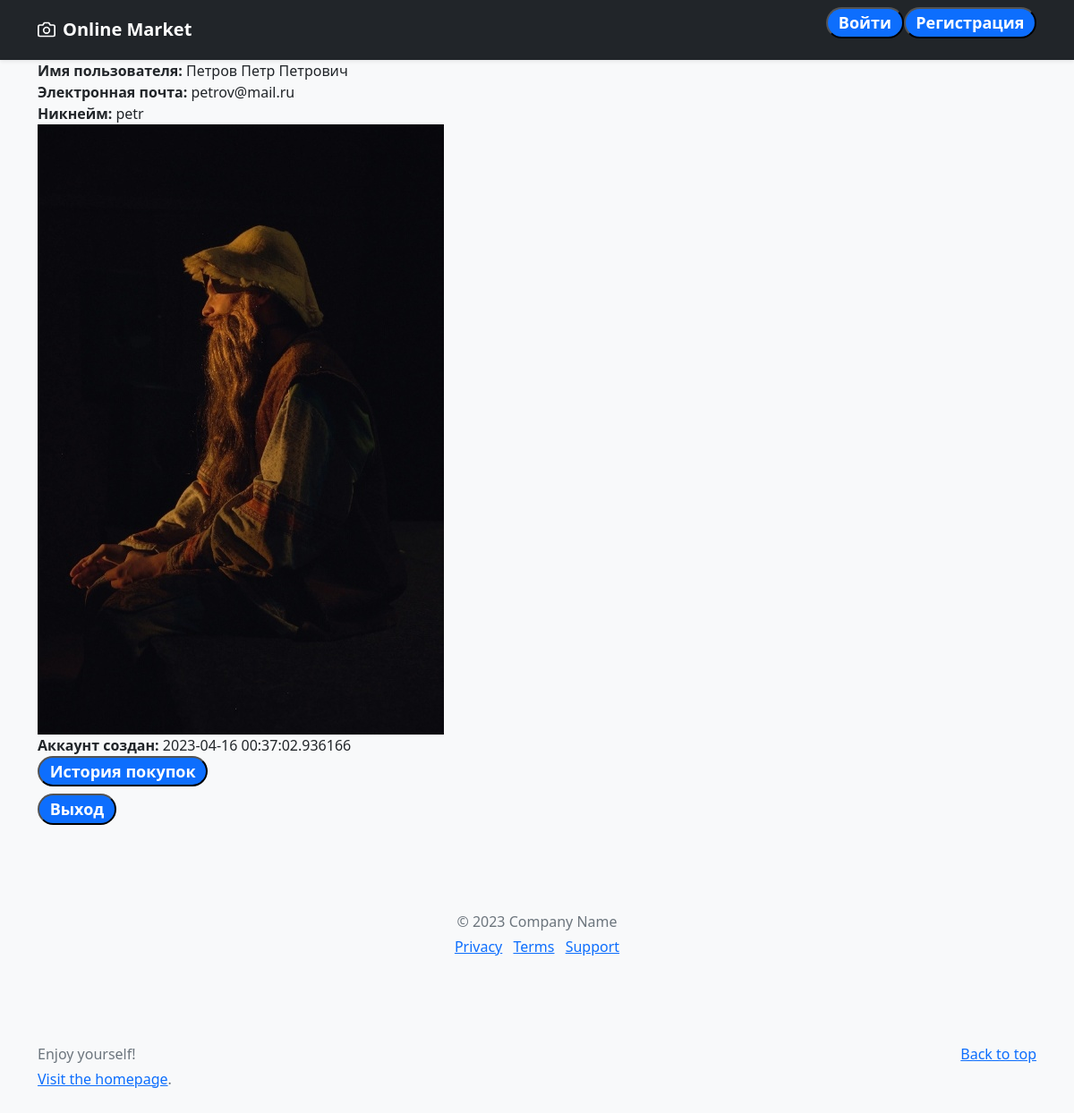
Before: /profile/1 with the older database file.
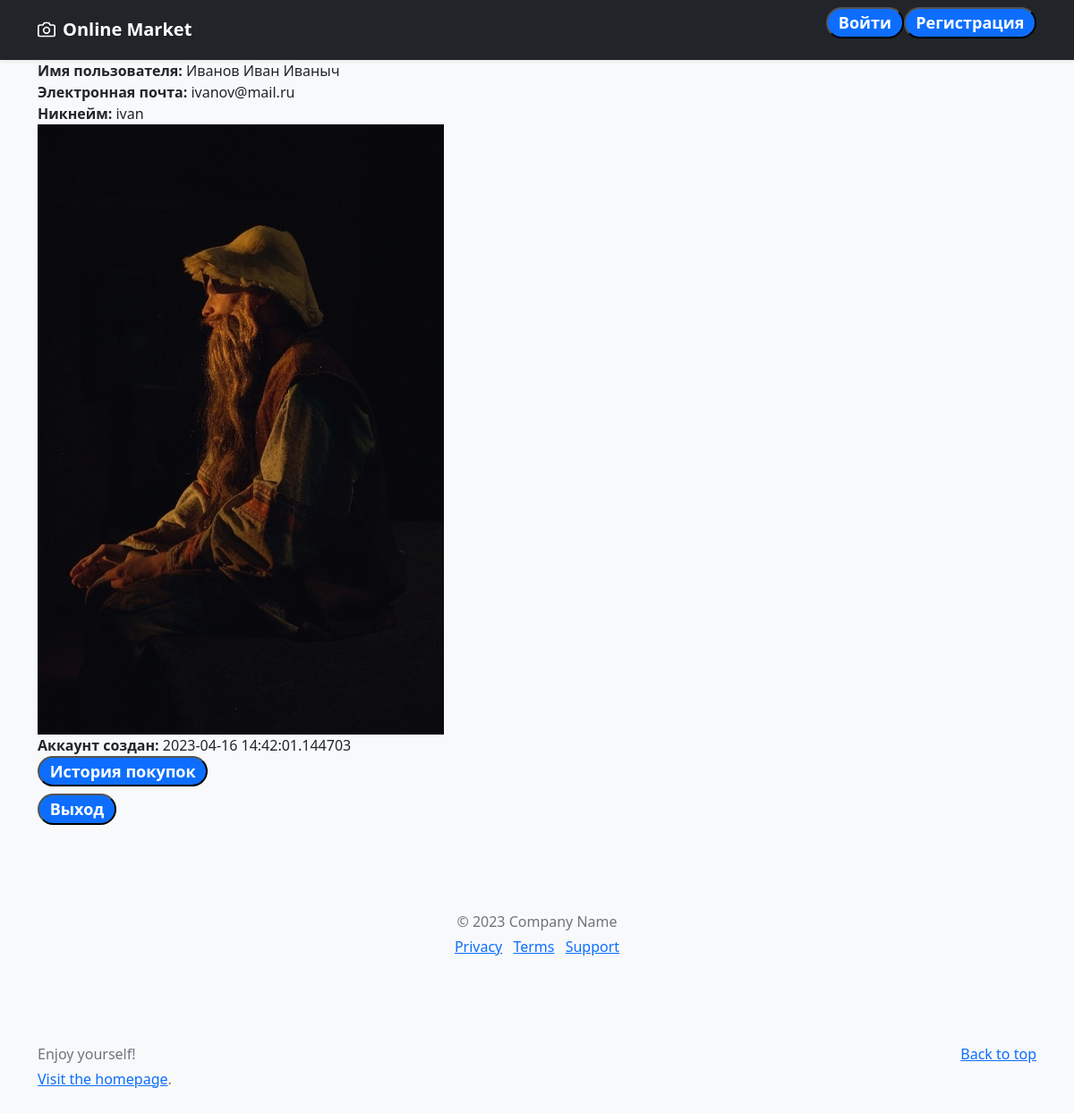
After: the same page with the newer database file.
### app.py (models this page shows, shortened)
class User(UserMixin, db.Model):
    id = db.Column(db.Integer(), primary_key=True)
    username = db.Column(db.String(120), index=True)
    email = db.Column(db.String(120), index=True, unique=True)
    login = db.Column(db.String(120), index=True)
    password_hash = db.Column(db.String(128))
    photo = db.Column(db.String, default=None)
    created_on = db.Column(db.DateTime(), default=datetime.now(timezone.utc))

### main.py (the view)
@app.route('/profile/<int:user_id>')
def profile(user_id):
    user = User.query.get(user_id)
    return render_template('profile.html', user=user)

### templates/profile.html (shortened to what this page needs)
{% extends 'base.html' %}
{% block body %}
<body class="bg-light">
<div class="container">
    <main>
        <b> Имя пользователя: </b> {{ user.username }} <br>
        <b> Электронная почта: </b> {{ user.email }} <br>
        <b> Никнейм: </b> {{ user.login }} <br>
        <b> <img src="{{ user.photo }}"> </b> <br>
        <b> Аккаунт создан: </b> {{ user.created_on}} <br>
        <h4><a href="/history_orders">
            <button class="badge bg-primary rounded-pill">История покупок</button>
        </a></h4>
        <h4>
        <a href="/logout">
            <button class="badge bg-primary rounded-pill">Выход</button>
        </a></h4>
    </main>
    <footer class="my-5 pt-5 text-muted text-center text-small">
      <p class="mb-1">© 2023 Company Name</p>
      <ul class="list-inline">
        <li class="list-inline-item"><a href="#">Privacy</a></li>
        <li class="list-inline-item"><a href="#">Terms</a></li>
        <li class="list-inline-item"><a href="#">Support</a></li>
      </ul>
    </footer>
</div>
</body>
{% endblock %}

### templates/base.html (shortened to what this page needs)
<!doctype html>
<html lang="ru">
<head>
    <link href="https://cdn.jsdelivr.net/npm/bootstrap@5.0.2/dist/css/bootstrap.min.css" rel="stylesheet">
    <link rel="stylesheet" href='/static/style/style.css'/>
</head>
<body>
<header>
  <div class="navbar navbar-dark bg-dark shadow-sm">
    <div class="container">
      <a href="/" class="navbar-brand d-flex align-items-center">
        <strong>Online Market</strong>
      </a>
        {% if not current_user.is_authenticated %}
        <h4 class="d-flex justify-content-around align-items-center mb-3">
            <a href="/login">
                <button class="badge bg-primary rounded-pill">Войти</button>
            </a>
            <a href="/registration">
                <button class="badge bg-primary rounded-pill">Регистрация</button>
            </a>
        </h4>
        {% endif %}
    </div>
  </div>
</header>
{% block body %}{% endblock %}
<footer class="text-muted py-5">
  <div class="container">
    <p class="float-end mb-1">
      <a href="#">Back to top</a>
    </p>
    <p class="mb-1">Enjoy yourself!</p>
    <p class="mb-0"> <a href="/">Visit the homepage</a>.</p>
  </div>
</footer>
</body>
</html>

Changed rows visible on the page:
changed User: username "Петров Петр Петрович" → "Иванов Иван Иваныч"; email "petrov@mail.ru" → "ivanov@mail.ru"; login "petr" → "ivan"; created_on "2023-04-16 00:37:02.936166" → "2023-04-16 14:42:01.144703"
